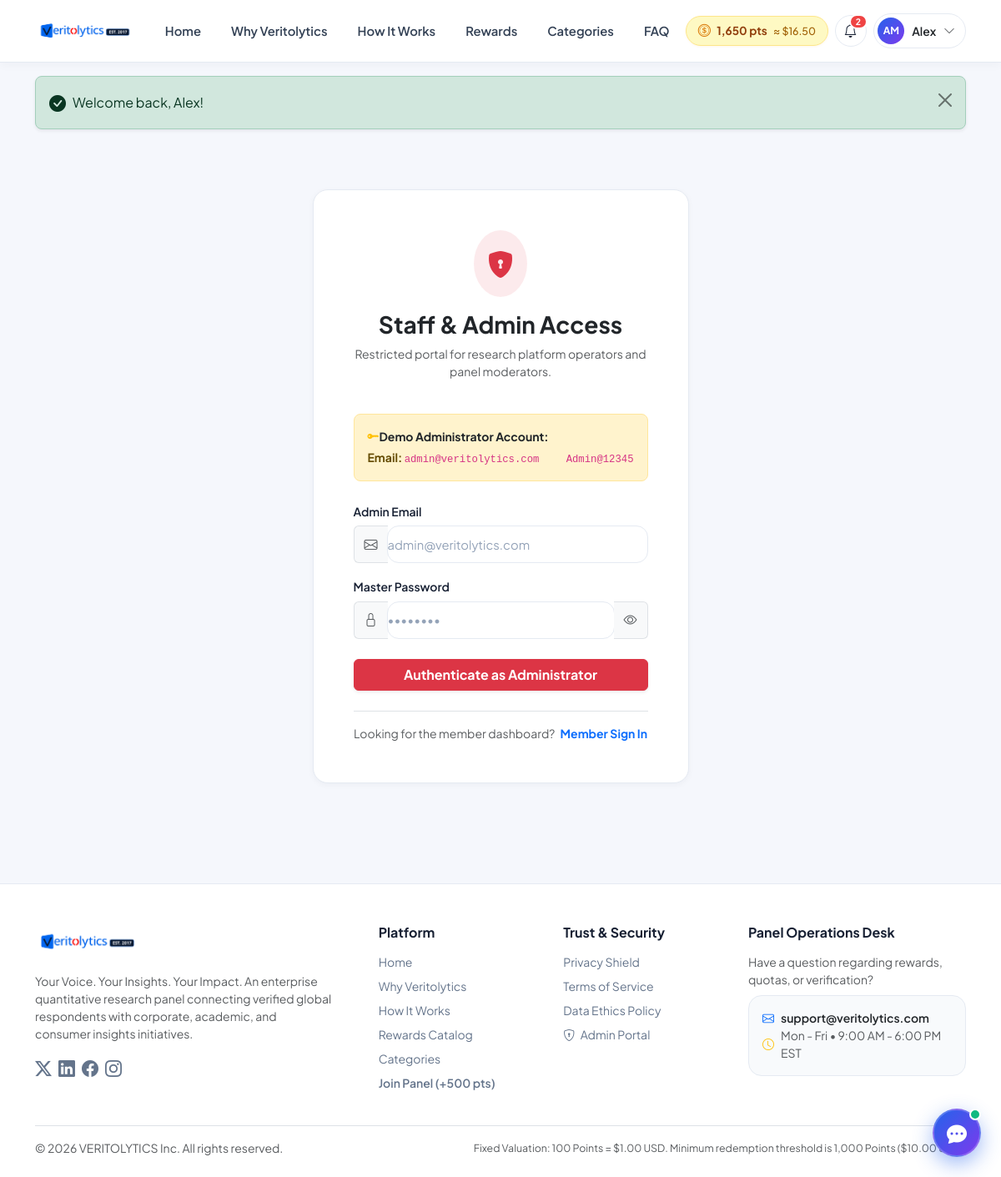
/admin/login.php (signed in), run on the app's committed database.
### tables this page shows
CREATE TABLE `users` (
  `id` INT AUTO_INCREMENT PRIMARY KEY,
  `first_name` VARCHAR(100) NOT NULL,
  `last_name` VARCHAR(100) NOT NULL,
  `email` VARCHAR(191) NOT NULL UNIQUE,
  `pending_email` VARCHAR(191) DEFAULT NULL,
  `email_verification_token` VARCHAR(255) DEFAULT NULL,
  `email_verification_expires_at` DATETIME DEFAULT NULL,
  `password_hash` VARCHAR(255) NOT NULL,
  `country` VARCHAR(100) NOT NULL DEFAULT 'United States',
  `state` VARCHAR(100) DEFAULT NULL,
  `city` VARCHAR(100) DEFAULT NULL,
  `phone` VARCHAR(50) DEFAULT NULL,
  `date_of_birth` DATE DEFAULT NULL,
  `gender` VARCHAR(50) DEFAULT NULL,
  `avatar` VARCHAR(255) DEFAULT NULL,
  `employment_status` VARCHAR(100) DEFAULT NULL,
  `annual_income` VARCHAR(100) DEFAULT NULL,
  `education_level` VARCHAR(100) DEFAULT NULL,
  `role` ENUM('member', 'admin') NOT NULL DEFAULT 'member',
  `status` ENUM('active', 'suspended', 'pending') NOT NULL DEFAULT 'active',
  `balance_points` INT NOT NULL DEFAULT 0,
  `lifetime_earnings_usd` DECIMAL(10,2) NOT NULL DEFAULT 0.00,
  `completed_surveys_count` INT NOT NULL DEFAULT 0,
  `profile_completion_pct` INT NOT NULL DEFAULT 35,
  `notification_preferences` TEXT DEFAULT NULL,
  `reset_token` VARCHAR(255) DEFAULT NULL,
  `reset_expires_at` DATETIME DEFAULT NULL,
  `deleted_at` DATETIME DEFAULT NULL,
  `created_at` TIMESTAMP DEFAULT CURRENT_TIMESTAMP,
  `updated_at` TIMESTAMP DEFAULT CURRENT_TIMESTAMP ON UPDATE CURRENT_TIMESTAMP,
  INDEX `idx_users_email` (`email`),
  INDEX `idx_users_role` (`role`),
  INDEX `idx_users_status` (`status`),
  INDEX `idx_users_deleted` (`deleted_at`)
);

### includes/auth_check.php (called while the page is built, shortened)
<?php
require_once __DIR__ . '/functions.php';
function current_user(): ?array {
    static $cachedUser = null;
    if ($cachedUser !== null) {
        return $cachedUser;
    }
    $db = get_db();
    try {
        $stmt = $db->prepare("
            SELECT id, first_name, last_name, email, pending_email, email_verification_token,
                   country, state, city, phone, date_of_birth, gender, avatar,
                   employment_status, annual_income, education_level, role, status,
                   balance_points, lifetime_earnings_usd, completed_surveys_count,
                   profile_completion_pct, notification_preferences, created_at, updated_at
            FROM users
            WHERE id = :id
        ");
        $stmt->execute([':id' => $_SESSION['user_id']]);
        $user = $stmt->fetch();
    } catch (Throwable $e) {
        try {
            $stmt = $db->prepare("
                SELECT id, first_name, last_name, email,
                       country, phone, date_of_birth, gender,
                       employment_status, annual_income, education_level, role, status,
                       balance_points, lifetime_earnings_usd, completed_surveys_count,
                       profile_completion_pct, created_at, updated_at
                FROM users
                WHERE id = :id
            ");
            $stmt->execute([':id' => $_SESSION['user_id']]);
            $user = $stmt->fetch();
            if ($user) {
                $user['pending_email'] = null;
                $user['email_verification_token'] = null;
                $user['email_verification_expires_at'] = null;
                $user['state'] = null;
                $user['city'] = null;
                $user['avatar'] = null;
                $user['notification_preferences'] = null;
            }
        } catch (Throwable $e2) {
            $user = null;
        }
    }
    $cachedUser = $user;
    return $cachedUser;
}
function is_admin(): bool {
    $user = current_user();
    return $user !== null && $user['role'] === 'admin';
}

### includes/functions.php (the view, shortened to what this page needs)
<?php
function e(?string $string): string {
    return htmlspecialchars($string ?? '', ENT_QUOTES, 'UTF-8');
}
function get_flashes(): array {
    $flashes = $_SESSION['flashes'] ?? [];
    if (empty($flashes) && !empty($_COOKIE['vy_flash'])) {
        $raw = base64_decode($_COOKIE['vy_flash'], true);
        if ($raw) {
            $decoded = json_decode($raw, true);
            if (is_array($decoded)) {
                $flashes = $decoded;
            }
        }
    }
    return $flashes;
}
function render_flash(): string {
    $flashes = get_flashes();
    $html = '<div class="flash-messages-container mb-4">';
    foreach ($flashes as $flash) {
        $type = e($flash['type']);
        $msg = e($flash['message']);
        $icon = match($type) {
            'success' => 'bi-check-circle-fill',
            'danger' => 'bi-exclamation-triangle-fill',
            'warning' => 'bi-exclamation-circle-fill',
            default => 'bi-info-circle-fill',
        };
        $html .= "
        <div class=\"alert alert-{$type} alert-dismissible fade show d-flex align-items-center shadow-sm rounded-3\" role=\"alert\">
            <i class=\"bi {$icon} me-2 fs-5\"></i>
            <div class=\"flex-grow-1\">{$msg}</div>
            <button type=\"button\" class=\"btn-close\" data-bs-dismiss=\"alert\" aria-label=\"Close\"></button>
        </div>";
    }
    $html .= '</div>';
    return $html;
}
function format_points(int $points): string {
    return number_format($points) . ' pts';
}
function format_currency(float|int $amount): string {
    return '$' . number_format($amount, 2);
}
function user_avatar_html(array $user, int $size = 40, string $extraClass = ''): string {
    $initials = strtoupper(substr($user['first_name'] ?? 'U', 0, 1) . substr($user['last_name'] ?? '', 0, 1));
    $fontSize = max(11, round($size * 0.38));
    return '<div class="rounded-circle bg-gradient-royal text-white fw-bold d-flex align-items-center justify-content-center shadow-xs ' . $extraClass . '" style="width: ' . $size . 'px; height: ' . $size . 'px; font-size: ' . $fontSize . 'px; flex-shrink: 0;">' . e($initials) . '</div>';
}

### includes/header.php (shortened to what this page needs)
<?php
require_once __DIR__ . '/functions.php';
require_once __DIR__ . '/auth_check.php';
$currentUser = current_user();
$unreadCount = 0;
if ($currentUser) {
    try {
        $db = get_db();
        $unreadCountStmt = $db->prepare("SELECT COUNT(*) FROM notifications WHERE user_id = :uid AND is_read = 0");
        $unreadCountStmt->execute([':uid' => $currentUser['id']]);
        $unreadCount = (int)$unreadCountStmt->fetchColumn();
    } catch (Exception $e) {
        $notifications = [];
        $unreadCount = 0;
    }
}
?>
<!DOCTYPE html>
<html lang="en">
<head>
    <link href="https://cdn.jsdelivr.net/npm/bootstrap@5.3.3/dist/css/bootstrap.min.css" rel="stylesheet">
    <link rel="stylesheet" href="https://cdn.jsdelivr.net/npm/bootstrap-icons@1.11.3/font/bootstrap-icons.min.css">
    <link rel="stylesheet" href="<?= BASE_URL ?>/assets/css/style.css">
</head>
<body>
<nav class="navbar navbar-expand-lg navbar-light navbar-vy-light sticky-top py-2.5">
    <div class="container">
        <a class="navbar-brand d-flex align-items-center text-decoration-none me-2 me-lg-3" href="<?= BASE_URL ?>/" aria-label="Veritolytics">
            <img src="<?= BASE_URL ?>/assets/images/veritolytics-logo.png" alt="Veritolytics" class="brand-logo-img">
        </a>
        <div class="d-flex align-items-center gap-2 gap-md-2.5 order-lg-3 ms-auto ms-lg-0">
            <?php if ($currentUser): ?>
                <a href="<?= BASE_URL ?>/member/wallet.php" class="header-wallet-badge text-decoration-none" title="View Points Wallet">
                    <i class="bi bi-coin"></i>
                    <span><?= format_points($currentUser['balance_points']) ?></span>
                    <span class="wallet-usd d-none d-sm-inline">≈ <?= format_currency($currentUser['balance_points'] / POINTS_PER_USD) ?></span>
                </a>
                <div class="dropdown">
                    <button class="header-notif-btn" type="button" id="notifDropdownHome" data-bs-toggle="dropdown" aria-expanded="false" title="Notifications">
                        <i class="bi bi-bell fs-6"></i>
                        <?php if ($unreadCount > 0): ?>
                            <span class="header-notif-badge">
                                <?= $unreadCount ?>
                            </span>
                        <?php endif; ?>
                    </button>
                </div>
                <div class="dropdown">
                    <button class="header-user-btn" type="button" id="userMenuBtnHome" data-bs-toggle="dropdown" aria-expanded="false">
                        <?= user_avatar_html($currentUser, 32) ?>
                        <span class="fw-semibold small text-dark d-none d-sm-inline"><?= e($currentUser['first_name']) ?></span>
                        <i class="bi bi-chevron-down small text-muted"></i>
                    </button>
                </div>
            <?php endif; ?>
        </div>
        <div class="collapse navbar-collapse order-lg-2" id="navbarMain">
            <ul class="navbar-nav mx-auto mb-2 mb-lg-0 fw-medium gap-lg-1">
                <li class="nav-item"><a class="nav-link" href="<?= BASE_URL ?>/#home">Home</a></li>
                <li class="nav-item"><a class="nav-link" href="<?= BASE_URL ?>/#why-us">Why Veritolytics</a></li>
                <li class="nav-item"><a class="nav-link" href="<?= BASE_URL ?>/#how-it-works">How It Works</a></li>
                <li class="nav-item"><a class="nav-link" href="<?= BASE_URL ?>/#rewards">Rewards</a></li>
                <li class="nav-item"><a class="nav-link" href="<?= BASE_URL ?>/#categories">Categories</a></li>
                <li class="nav-item"><a class="nav-link" href="<?= BASE_URL ?>/#faq">FAQ</a></li>
            </ul>
        </div>
    </div>
</nav>
<main class="main-content">
    <?php
    $flashMessages = render_flash();
    if (!empty($flashMessages)):
    ?>
        <div class="container pt-3">
            <?= $flashMessages ?>
        </div>
    <?php endif; ?>

### assets/css/style.css (style rules this page uses)
:root { --vy-navy-950: #070B14; --vy-navy-900: #0B1120; --vy-navy-850: #0F172A; --vy-navy-800: #1E293B; --vy-navy-700: #334155; --vy-navy-600: #475569; --vy-blue-600: #2563EB; --vy-blue-700: #1D4ED8; --vy-blue-500: #3B82F6; --vy-blue-400: #60A5FA; --vy-blue-100: #DBEAFE; --vy-blue-50: #EFF6FF; --vy-violet-600: #7C3AED; --vy-violet-700: #6D28D9; --vy-violet-500: #8B5CF6; --vy-violet-400: #A78BFA; --vy-violet-50: #F5F3FF; --vy-emerald-500: #059669; --vy-amber-500: #F59E0B; --vy-success: #059669; --vy-warning: #F59E0B; --vy-bg: #F5F7FC; --vy-sidebar-bg: #FFFFFF; --vy-header-bg: #FFFFFF; --vy-card-bg: #FFFFFF; --vy-text-main: #172033; --vy-text-muted: #64748B; --vy-border: #E5EAF2; --vy-radius-sm: 8px; --vy-radius-md: 14px; --vy-radius-lg: 18px; --vy-radius-xl: 24px; --vy-shadow-xs: 0 1px 2px rgba(23, 32, 51, 0.04); --vy-shadow-sm: 0 2px 8px -1px rgba(23, 32, 51, 0.05); --vy-shadow-md: 0 4px 20px -2px rgba(23, 32, 51, 0.06); --vy-shadow-lg: 0 16px 36px -4px rgba(23, 32, 51, 0.09); --vy-shadow-glow: 0 0 30px rgba(37, 99, 235, 0.28); }
html { scroll-behavior: smooth; }
body { font-family: 'Plus Jakarta Sans', -apple-system, BlinkMacSystemFont, 'Segoe UI', Roboto, sans-serif; color: var(--vy-text-main); background-color: var(--vy-bg); min-height: 100vh; display: flex; flex-direction: column; -webkit-font-smoothing: antialiased; margin: 0; padding: 0; }
body.portal-body, body.bg-light, body { background-color: var(--vy-bg) !important; color: var(--vy-text-main) !important; }
main, .main-content { flex: 1; margin: 0 !important; padding: 0 !important; }
.navbar-vy, .navbar-vy-light { background: rgba(255, 255, 255, 0.96) !important; backdrop-filter: blur(16px); -webkit-backdrop-filter: blur(16px); border-bottom: 1px solid var(--vy-border) !important; box-shadow: 0 2px 12px rgba(23, 32, 51, 0.04) !important; margin: 0 !important; margin-bottom: 0 !important; padding-top: 0.75rem; padding-bottom: 0.75rem; transition: all 0.3s ease; }
.navbar-vy .nav-link, .navbar-vy-light .nav-link { color: #334155 !important; font-size: 0.925rem; font-weight: 600; padding: 0.5rem 1rem !important; border-radius: 50px; transition: all 0.2s ease; }
.brand-logo-img { height: 40px; width: auto; max-width: 220px; object-fit: contain; display: block; transition: transform 0.2s ease; }
.bg-gradient-royal { background: linear-gradient(135deg, var(--vy-blue-600) 0%, var(--vy-violet-600) 100%); }
.header-wallet-badge { display: inline-flex; align-items: center; gap: 0.45rem; padding: 0.38rem 0.85rem; background-color: #FEF9C3; color: #92400E; border: 1px solid #FDE68A; border-radius: 50px; font-weight: 700; font-size: 0.85rem; transition: all 0.2s ease; box-shadow: 0 1px 3px rgba(245, 158, 11, 0.08); }
.header-wallet-badge i { color: #D97706; font-size: 0.95rem; }
.header-wallet-badge .wallet-usd { color: #A16207; font-weight: 500; font-size: 0.775rem; }
.header-notif-btn { width: 38px; height: 38px; border-radius: 50%; background-color: #FFFFFF; border: 1px solid var(--vy-border); color: var(--vy-text-main); display: inline-flex; align-items: center; justify-content: center; position: relative; transition: all 0.2s ease; cursor: pointer; }
.header-notif-badge { position: absolute; top: -2px; right: -2px; background-color: #EF4444; color: #FFFFFF; font-size: 0.65rem; font-weight: 700; border-radius: 50px; padding: 0.12rem 0.35rem; min-width: 18px; border: 2px solid #FFFFFF; line-height: 1; }
.header-user-btn { display: inline-flex; align-items: center; gap: 0.55rem; padding: 0.25rem 0.75rem 0.25rem 0.3rem; background-color: #FFFFFF; border: 1px solid var(--vy-border); border-radius: 50px; transition: all 0.2s ease; cursor: pointer; }

### data on the page
users: balance_points "1,650 pts", balance_points "$16.50", initials "AM", first_name "Alex"

### other printed values
$unreadCount "2"
$msg "Welcome back, Alex!"
APP_TAGLINE "Your Voice. Your Insights. Your Impact."
APP_NAME "VERITOLYTICS"
